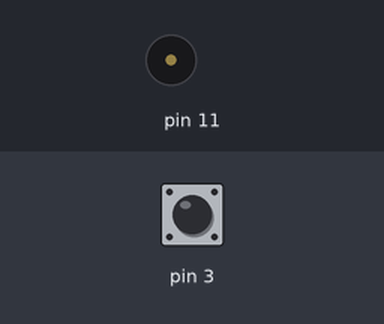
The sketch below on a simulated Arduino Uno, built with avr-gcc and run on an emulated ATmega328P. Parts: buzzer (waves = sounding). Inputs (shaded band) come from the test bench; at power-on: pin 3 HIGH.

Above: at 1.2 s.
1.3 s: pin 3 pulled LOW for 3.2 s
At 1.8 s:
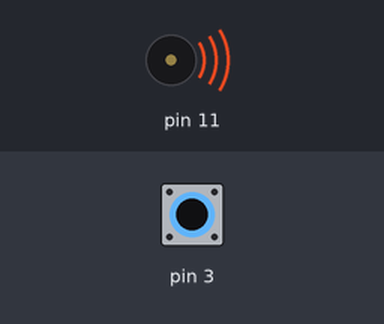
Timing chart, 0 to 5.8 s (numbered marks = the images above; inputs shaded):
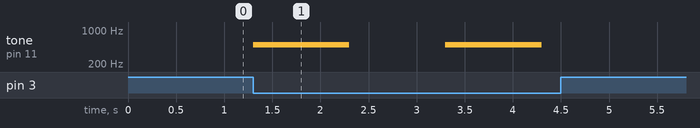

Measured:
- after the input at 1.3 s, tone on pin 11: alternates 500 Hz for 1.0 s and silent for 1.0 s, 4 changes in all, then stays silent, starting at once

The sketch:

darse_2-1-2020_b.ino
```cpp
int x;

void setup() {
  pinMode(11,OUTPUT);
  pinMode(3,INPUT_PULLUP);

}

void loop() {
  x=digitalRead(3);
  if (x==0){
    tone(11,500,1000);
    delay(2000);
  }
  else if (x==1){}
}
```
